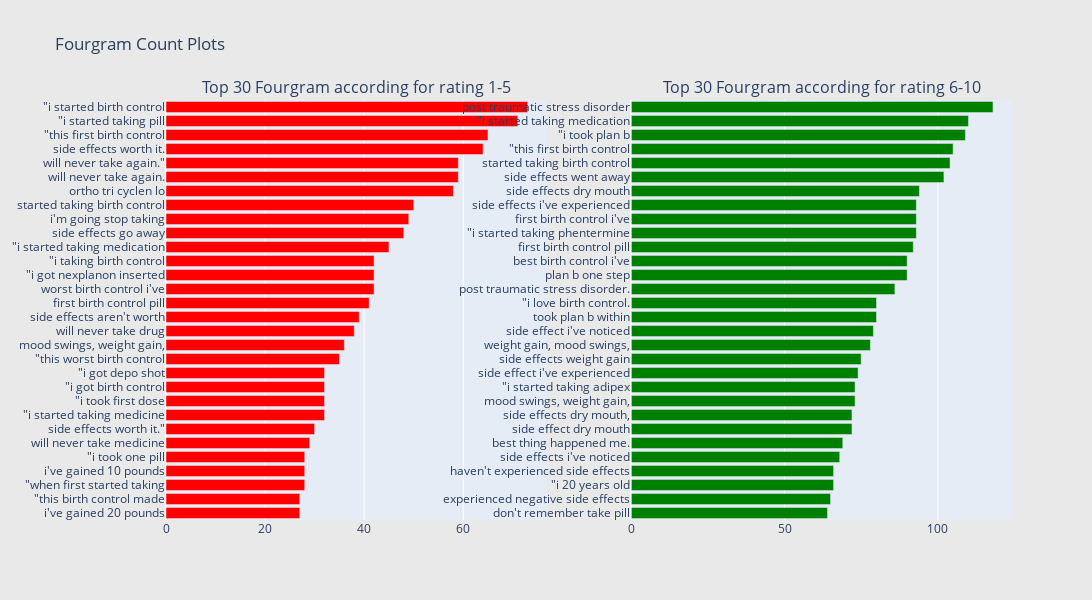

Notebook cell for this chart:
### Markdown cell above
#### Fourgrams

### Code cell
trace_1_5 = plot_ngram(df_rating_1_5, 4, 'red')
trace_6_10 = plot_ngram(df_rating_6_10, 4, 'green')

# Creating subplots
make_subplots(trace_1_5, trace_6_10, "Fourgram")

### Figure 1 — Plotly figure (JSON) as saved in the notebook; plotly's stock layout.template omitted (floating-point values rounded to 4 significant figures)
{"data": [{"marker": {"color": "red"}, "orientation": "h", "showlegend": false, "type": "bar", "x": [27, 27, 28, 28, 28, 29, 30, 32, 32, 32, 32, 35, 36, 38, 39, 41, 42, 42, 42, 45, 48, 49, 50, 58, 59, 59, 64, 65, 71, 73], "xaxis": "x", "y": ["i&#039;ve gained 20 pounds", "\"this birth control made", "\"when first started taking", "i&#039;ve gained 10 pounds", "\"i took one pill", "will never take medicine", "side effects worth it.\"", "\"i started taking medicine", "\"i took first dose", "\"i got birth control", "\"i got depo shot", "\"this worst birth control", "mood swings, weight gain,", "will never take drug", "side effects aren&#039;t worth", "first birth control pill", "worst birth control i&#039;ve", "\"i got nexplanon inserted", "\"i taking birth control", "\"i started taking medication", "side effects go away", "i&#039;m going stop taking", "started taking birth control", "ortho tri cyclen lo", "will never take again.", "will never take again.\"", "side effects worth it.", "\"this first birth control", "\"i started taking pill", "\"i started birth control"], "yaxis": "y"}, {"marker": {"color": "green"}, "orientation": "h", "showlegend": false, "type": "bar", "x": [64, 65, 66, 66, 68, 69, 72, 72, 73, 73, 74, 75, 78, 79, 80, 80, 86, 90, 90, 92, 93, 93, 93, 94, 102, 104, 105, 109, 110, 118], "xaxis": "x2", "y": ["don&#039;t remember take pill", "experienced negative side effects", "\"i 20 years old", "haven&#039;t experienced side effects", "side effects i&#039;ve noticed", "best thing happened me.", "side effect dry mouth", "side effects dry mouth,", "mood swings, weight gain,", "\"i started taking adipex", "side effect i&#039;ve experienced", "side effects weight gain", "weight gain, mood swings,", "side effect i&#039;ve noticed", "took plan b within", "\"i love birth control.", "post traumatic stress disorder.", "plan b one step", "best birth control i&#039;ve", "first birth control pill", "\"i started taking phentermine", "first birth control i&#039;ve", "side effects i&#039;ve experienced", "side effects dry mouth", "side effects went away", "started taking birth control", "\"this first birth control", "\"i took plan b", "\"i started taking medication", "post traumatic stress disorder"], "yaxis": "y2"}], "layout": {"annotations": [{"font": {"size": 16}, "showarrow": false, "text": "Top 30 Fourgram according for rating 1-5", "x": 0.225, "xanchor": "center", "xref": "paper", "y": 1, "yanchor": "bottom", "yref": "paper"}, {"font": {"size": 16}, "showarrow": false, "text": "Top 30 Fourgram according for rating 6-10", "x": 0.775, "xanchor": "center", "xref": "paper", "y": 1, "yanchor": "bottom", "yref": "paper"}], "height": 600, "paper_bgcolor": "rgb(233,233,233)", "title": {"text": "Fourgram Count Plots"}, "width": 1500, "xaxis": {"anchor": "y", "domain": [0, 0.45]}, "xaxis2": {"anchor": "y2", "domain": [0.55, 1]}, "yaxis": {"anchor": "x", "domain": [0, 1]}, "yaxis2": {"anchor": "x2", "domain": [0, 1]}}}
